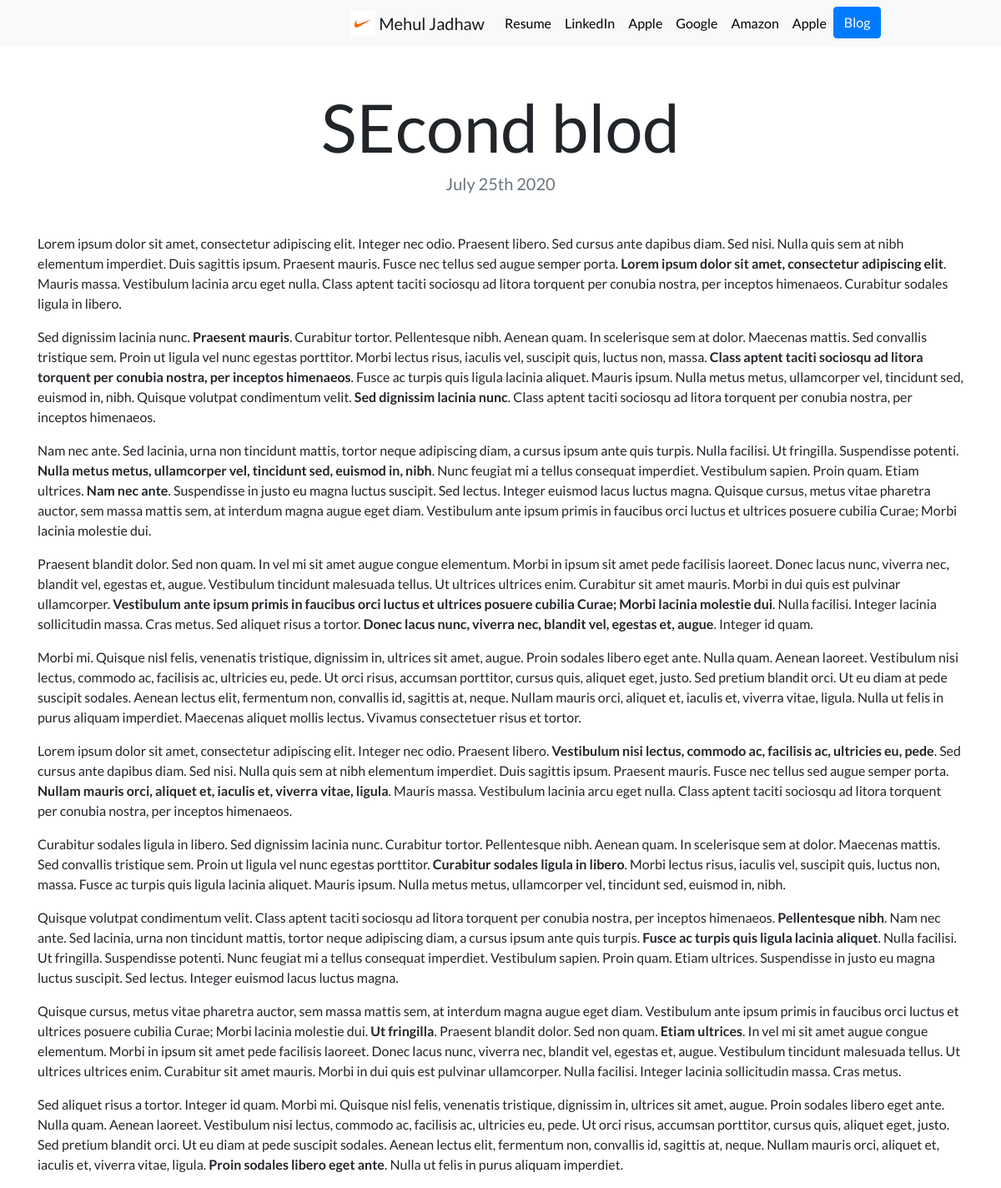
Page /blog/8/ on the committed database.
### blog/models.py (models this page shows, shortened)
class Blog(models.Model):
    title = models.CharField(max_length=200)
    description = models.TextField()
    date = models.DateField()

### blog/views.py (the view)
# urls.py: path('<int:blog_id>/',views.detail, name='detail'),
def detail(request, blog_id):
    blog = get_object_or_404(Blog, pk=blog_id)
    return render(request, 'blog/detail.html',{'blog':blog})

### blog/templates/blog/detail.html
{% extends "portfolio/base.html" %}
{% load static %}
{% block content %}
<h1 class="text-center mt-5" id="blogdetailtitle">{{ blog.title }}</h1>
<h5 class="text-center text-muted mb-5">{{ blog.date|date:'F jS Y' }}</h5>
{{ blog.description|safe }}
{% endblock %}

### portfolio/static/portfolio/custom.css (style rules this page uses)
body { font-family: 'Lato', sans-serif; }
@media (min-width: 992px) { #blogdetailtitle { font-size: 5rem; } }

### rows in the picture
Blog: title "SEcond blod", date "July 25th 2020", description "Lorem ipsum dolor sit amet, consectetur adipiscing elit. Integer nec odio. Praesent libero. Sed cursus ante dapibus diam. Sed nisi. Nulla quis sem at nibh elementum imperdiet. Duis sagittis ipsum. Praesent mauris. Fusce nec tellus sed augue semper porta. Lorem ipsum dolor sit amet, consectetur adipiscing elit . Mauris massa. Vestibulum lacinia arcu eget nulla. Class aptent taciti sociosqu ad litora torquent per conubia nostra, per inceptos himenaeos. Curabitur sodales ligula in libero. Sed dignissim lacinia nunc. Praesent mauris . Curabitur tortor. Pellentesque nibh. Aenean quam. In scelerisque sem at dolor. Maecenas mattis. Sed convallis tristique sem. Proin ut ligula vel nunc egestas…"
